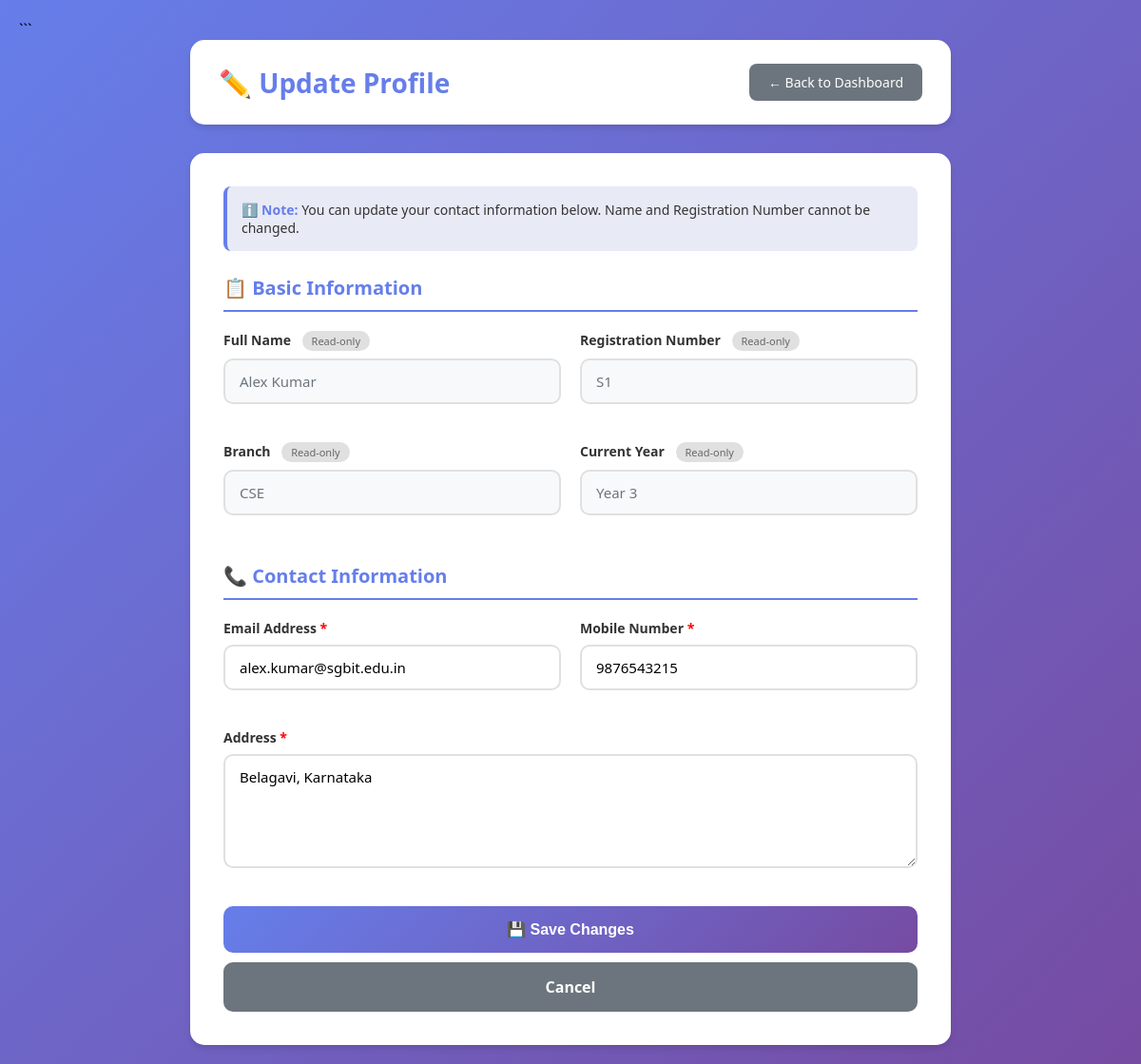
/student_update_profile.php (signed in), run on the app's committed database.
### tables this page shows
CREATE TABLE `studentinfo` (
  `st_name` varchar(100) NOT NULL,
  `st_gender` varchar(20) NOT NULL,
  `st_address` varchar(100) NOT NULL,
  `st_email` varchar(100) NOT NULL,
  `st_linkedin` varchar(255) DEFAULT NULL,
  `st_instagram` varchar(255) DEFAULT NULL,
  `st_whatsapp` varchar(20) DEFAULT NULL,
  `st_facebook` varchar(255) DEFAULT NULL,
  `st_twitter` varchar(255) DEFAULT NULL,
  `st_github` varchar(255) DEFAULT NULL,
  `st_portfolio` varchar(255) DEFAULT NULL,
  `st_picture` longblob DEFAULT NULL,
  `st_branch` varchar(50) NOT NULL,
  `st_year` int(11) NOT NULL,
  `st_mobile` varchar(50) NOT NULL,
  `st_register` varchar(100) NOT NULL
);

### student_update_profile.php (the view, shortened to what this page needs)
<?php
include_once 'db_config.php';
$st_register = $_SESSION['st_register'];
$query = "SELECT * FROM studentinfo WHERE st_register = '$st_register'";
$result = mysqli_query($conn, $query);
$student = mysqli_fetch_assoc($result);
?>
<!DOCTYPE html>
<html lang="en">
<head>
</head>
<body>
    <div class="container">
        <div class="header">
            <h1>✏️ Update Profile</h1>
            <div class="btn-group">
                <a href="studentpage.php" class="btn btn-secondary">← Back to Dashboard</a>
            </div>
        </div>
        <div class="form-card">
            <div class="info-box">
                <strong>ℹ️ Note:</strong> You can update your contact information below. Name and Registration Number cannot be changed.
            </div>
            <form method="POST" action="">
                <div class="form-section">
                    <h3>📋 Basic Information</h3>
                    <div class="form-row">
                        <div class="form-group">
                            <label>
                                Full Name
                                <span class="readonly-badge">Read-only</span>
                            </label>
                            <input type="text" value="<?php echo htmlspecialchars($student['st_name']); ?>" disabled>
                        </div>
                        <div class="form-group">
                            <label>
                                Registration Number
                                <span class="readonly-badge">Read-only</span>
                            </label>
                            <input type="text" value="<?php echo htmlspecialchars($student['st_register']); ?>" disabled>
                        </div>
                    </div>
                    <div class="form-row">
                        <div class="form-group">
                            <label>
                                Branch
                                <span class="readonly-badge">Read-only</span>
                            </label>
                            <input type="text" value="<?php echo htmlspecialchars($student['st_branch']); ?>" disabled>
                        </div>
                        <div class="form-group">
                            <label>
                                Current Year
                                <span class="readonly-badge">Read-only</span>
                            </label>
                            <input type="text" value="Year <?php echo htmlspecialchars($student['st_year']); ?>" disabled>
                        </div>
                    </div>
                </div>
                <div class="form-section">
                    <h3>📞 Contact Information</h3>
                    <div class="form-row">
                        <div class="form-group">
                            <label>Email Address <span style="color: red;">*</span></label>
                            <input type="email"
                                   name="email"
                                   value="<?php echo htmlspecialchars($student['st_email']); ?>"
                                   placeholder="your.email@example.com"
                                   required>
                        </div>
                        <div class="form-group">
                            <label>Mobile Number <span style="color: red;">*</span></label>
                            <input type="text"
                                   name="mobile"
                                   value="<?php echo htmlspecialchars($student['st_mobile']); ?>"
                                   pattern="[0-9]{10}"
                                   placeholder="10 digit mobile number"
                                   required>
                        </div>
                    </div>
                    <div class="form-group">
                        <label>Address <span style="color: red;">*</span></label>
                        <textarea name="address"
                                  placeholder="Enter your complete address"
                                  required><?php echo htmlspecialchars($student['st_address']); ?></textarea>
                    </div>
                </div>
                <button type="submit" class="btn-submit">💾 Save Changes</button>
                <a href="studentpage.php" class="btn-cancel">Cancel</a>
            </form>
        </div>
    </div>
</body>
</html>

### student_update_profile.php (style rules this page uses)
* { margin: 0; padding: 0; box-sizing: border-box; }
body { font-family: 'Segoe UI', Tahoma, Geneva, Verdana, sans-serif; background: linear-gradient(135deg, #667eea 0%, #764ba2 100%); min-height: 100vh; padding: 20px; }
.container { max-width: 800px; margin: 0 auto; }
.header { background: white; padding: 25px 30px; border-radius: 15px; box-shadow: 0 4px 6px rgba(0,0,0,0.1); display: flex; justify-content: space-between; align-items: center; margin-bottom: 30px; }
.header h1 { color: #667eea; font-size: 28px; }
.btn-group { display: flex; gap: 10px; }
.btn { padding: 10px 20px; border: none; border-radius: 8px; cursor: pointer; font-size: 14px; text-decoration: none; transition: all 0.3s; font-weight: 500; display: inline-block; }
.btn-secondary { background: #6c757d; color: white; }
.form-card { background: white; border-radius: 15px; padding: 35px; box-shadow: 0 4px 6px rgba(0,0,0,0.1); }
.form-section { margin-bottom: 30px; }
.form-section h3 { color: #667eea; margin-bottom: 20px; font-size: 20px; border-bottom: 2px solid #667eea; padding-bottom: 10px; }
.form-row { display: grid; grid-template-columns: 1fr 1fr; gap: 20px; margin-bottom: 20px; }
.form-group { margin-bottom: 20px; }
.form-group label { display: block; color: #333; font-weight: 600; margin-bottom: 8px; font-size: 14px; }
.form-group input, .form-group textarea { width: 100%; padding: 12px 15px; border: 2px solid #e0e0e0; border-radius: 10px; font-size: 15px; transition: all 0.3s; font-family: inherit; }
.form-group input:disabled { background: #f8f9fa; color: #6c757d; cursor: not-allowed; }
.form-group textarea { min-height: 120px; resize: vertical; }
.readonly-badge { display: inline-block; background: #e0e0e0; color: #666; padding: 3px 10px; border-radius: 12px; font-size: 11px; margin-left: 8px; font-weight: normal; }
.btn-submit { width: 100%; padding: 15px; background: linear-gradient(135deg, #667eea 0%, #764ba2 100%); color: white; border: none; border-radius: 10px; font-size: 16px; font-weight: 600; cursor: pointer; transition: all 0.3s; margin-top: 10px; }
.btn-cancel { width: 100%; padding: 15px; background: #6c757d; color: white; border: none; border-radius: 10px; font-size: 16px; font-weight: 600; cursor: pointer; transition: all 0.3s; margin-top: 10px; text-align: center; text-decoration: none; display: block; }
.info-box { background: #e8eaf6; border-left: 4px solid #667eea; padding: 15px; border-radius: 8px; margin-bottom: 25px; color: #333; font-size: 14px; }
.info-box strong { color: #667eea; }

### data on the page
studentinfo: st_name "Alex Kumar", st_register "S1", st_branch "CSE", st_year "Year 3", email "alex.kumar@sgbit.edu.in", mobile "9876543215", address "Belagavi, Karnataka"
